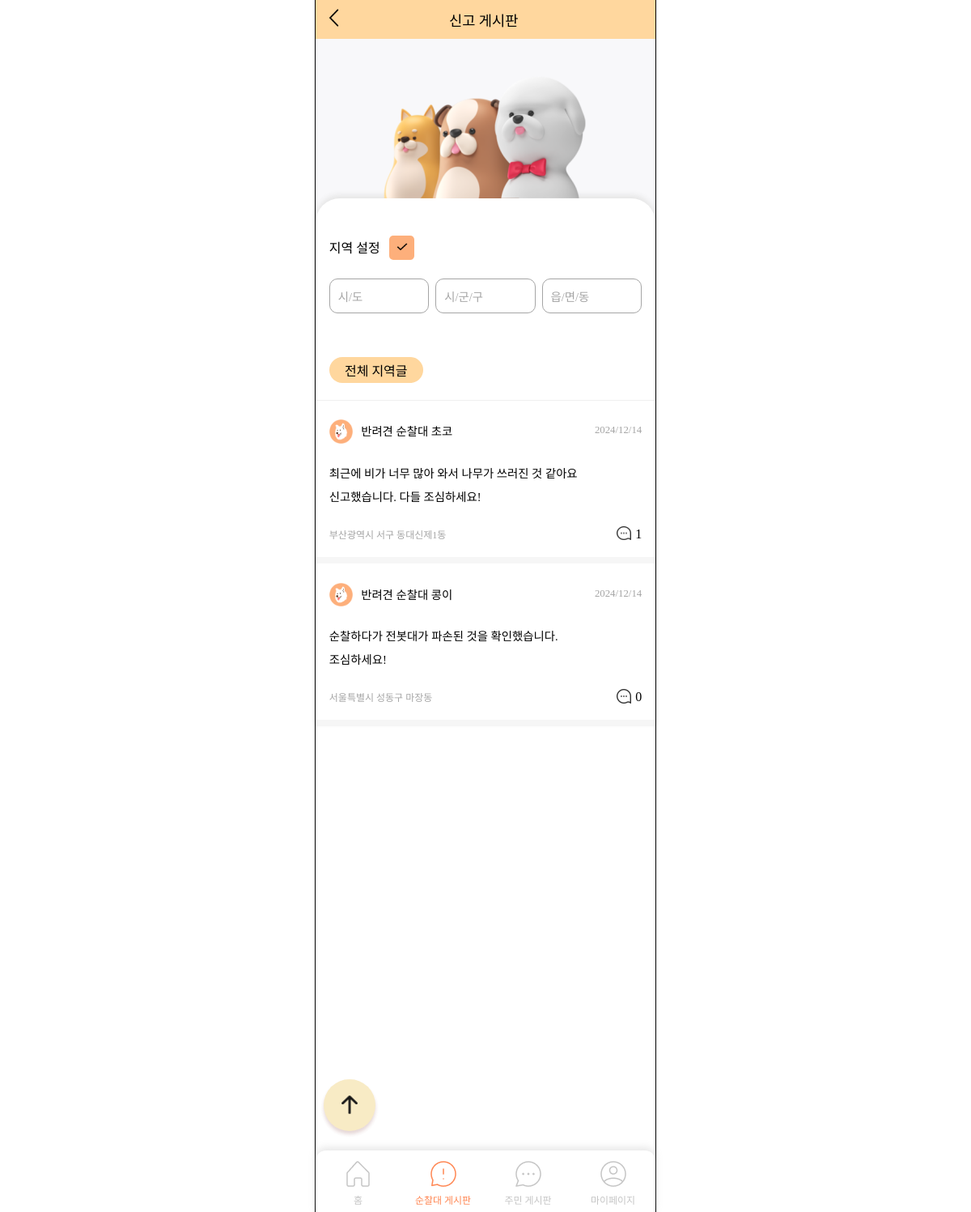
The app's page /boards/petrol-board/ (signed in) with its own data.
### boards/models.py (models this page shows)
class Board(models.Model):
    user = models.ForeignKey(settings.AUTH_USER_MODEL, on_delete=models.CASCADE)
    region_sido = models.CharField(null=False, max_length=30, blank=False)
    region_sigungu = models.CharField(null=False, max_length=30, blank=False)
    region_dong = models.CharField(null=False, max_length=30, blank=False)
    created_at = models.DateTimeField(auto_now_add=True)
    image_path = models.ImageField(upload_to='boards/', null=True, blank=True)
    content = models.TextField(null=False, blank=False)
    board_type = models.ForeignKey(BoardType, on_delete=models.CASCADE, null=False, blank=False)

### accounts/models.py (models this page shows, shortened)
class Member(AbstractBaseUser):
    user_id = models.CharField(primary_key=True, max_length=15, null=False, blank=False, unique=True)
    email = models.EmailField(max_length=100, null=False, blank=False, unique=True)
    nickname = models.CharField(null=False, max_length=8, blank=False)
    region_sido = models.CharField(null=False, max_length=30, blank=False)
    region_sigungu = models.CharField(null=False, max_length=30, blank=False)
    region_dong = models.CharField(null=False, max_length=30, blank=False)
    member_type = models.ForeignKey(MemberType, on_delete=models.CASCADE, null=False, blank=False)
    is_active = models.BooleanField(default=True)
    is_admin = models.BooleanField(default=False)
    objects = UserManager()
    USERNAME_FIELD = 'user_id'
    REQUIRED_FIELDS = ['email', 'nickname', 'region_sido', 'region_sigungu', 'region_dong', 'member_type']
    def __str__(self):
        return self.user_id

class MemberType(models.Model):
    type_name = models.CharField(max_length=10)
    def __str__(self):
        return self.type_name

### boards/views.py (the view)
# urls.py: path('petrol-board/', views.petrol_board, name='petrol_board'),
def petrol_board(request):
    sido = ''
    sigungu = ''
    dong = ''
    if request.method == 'POST':
        sido = request.POST.get('sido')
        sigungu = request.POST.get('sigungu')
        dong = request.POST.get('dong')
        boards = Board.objects.filter(board_type=1).order_by('-created_at')
        boards = [
            board for board in boards
            if board.region_sido.replace(" ", "") == sido.replace(" ", "") and
               board.region_sigungu.replace(" ", "") == sigungu.replace(" ", "") and
               board.region_dong.replace(" ", "") == dong.replace(" ", "")
        ]
    else:
        boards = Board.objects.filter(board_type=1).order_by('-created_at')
    user = Member.objects.get(user_id=request.user)
    comments = Comment.objects.all()
    for board in boards:
        board.comment_count = Comment.objects.filter(board=board).count()
    for board in boards:
        if len(board.content) > 150:
            board.short_content = board.content[:150] + '....'
        else:
            board.short_content = board.content
    context = {
        'boards': boards,
        'user': user,
        'comments': comments,
        'sido': sido,
        'sigungu': sigungu,
        'dong': dong,
    }
    return render(request, 'boards/petrol_board_main.html', context)

### templates/boards/petrol_board_main.html (shortened to what this page needs)
<!DOCTYPE html>
{% load static %}
<html lang="ko">
<head>
    <link rel="stylesheet" href="{% static 'css/petrol_board_main.css' %}">
    <link rel="stylesheet" href="{% static 'css/menubar.css' %}">
    <link rel="stylesheet" as="style" crossorigin href="https://cdn.jsdelivr.net/gh/ungveloper/web-fonts/SCoreDream/font-face.css" />
    <link rel="stylesheet" as="style" crossorigin href="https://cdn.jsdelivr.net/gh/ungveloper/web-fonts/SCoreDream/font-family.css" />
</head>
<body>
    <div class="container-content">
        <div class="contents">
            <div class="test">
                <div class="top-block">
                    <div>
                        <a href="{% url 'home' %}"><img src="{% static 'image/back.png' %}" alt=""></a>
                    </div>
                    <div class="title">신고 게시판</div>
                </div>
                <div class="img-block">
                    <img src="{% static 'image/petrol-board.png' %}" alt="">
                </div>
                <div class="board-block">
                    <form class="region-block" action="{% url 'boards:petrol_board' %}" method="post">
                        <div class="block-title">
                            지역 설정
                            <button type="submit" class="check-btn"><img src="{% static 'image/check.png' %}" alt=""></button>
                        </div>
                        <div class="region">
                            <div class="custom-select" id="sido-select">
                                <div class="select-selected">{{ sido|default:'시/도' }}</div>
                            </div>
                            <div class="custom-select" id="sigugun-select">
                                <div class="select-selected">{{ sigungu|default:'시/군/구' }}</div>
                            </div>
                            <div class="custom-select" id="dong-select">
                                <div class="select-selected">{{ dong|default:'읍/면/동' }}</div>
                            </div>
                        </div>
                        <a href="{% url 'boards:petrol_board' %}" class="all-link">
                            <div class="all-board">전체 지역글</div>
                        </a>
                    </form>
                    {% for board in boards %}
                        <div class="post-block">
                            <a href="{% url 'boards:petrol_board_detail' board.id %}?page=board">
                                <div class="post-header">
                                    <div class="user-profile">
                                        <div class="user-img"><img src="{% static 'image/petrol_profile.png' %}" alt=""></div>
                                        <div class="user-name">{{ board.user.member_type }} <span class="text-strong">{{ board.user.nickname }}</span></div>
                                    </div>
                                    <div class="post-date">{{ board.created_at|date:"Y/m/d"  }}</div>
                                </div>
                                <div class="post-content">
                                    {{ board.short_content|linebreaks }}
                                </div>
                                <div class="post-footer">
                                    <div class="post-region">{{ board.region_sido }} {{ board.region_sigungu }} {{ board.region_dong }}</div>
                                    <div class="comment">
                                        <div class="comment-img">
                                            <img src="{% static 'image/speech-bubble.png' %}" alt="">
                                        </div>
                                        <div>
                                            {{ board.comment_count }}
                                        </div>
                                    </div>
                                </div>
                            </a>
                        </div>
                        <div class="gap-block"></div>
                    {% endfor %}
                </div>
                <a href="#">
                    <button type="button" class="up-btn">
                        <img src="{% static 'image/up.png' %}" alt="">
                    </button>
                </a>
            </div>
            {% include 'menubar-petrol.html' %}
        </div>
    </div>
</body>
</html>

### static/css/petrol_board_main.css (style rules this page uses)
body { padding: 0; margin: 0; height: 100%; }
.container-content { font-family: 'SCoreDream'; font-weight: 400; outline: 1px solid black; width: 420px; height: 100%; margin: 0 auto; display: flex; flex-direction: column; padding-bottom: 600px; z-index: 0; position: relative; }
.contents { width: 100%; display: flex; flex-direction: column; background-color: #F8F8FA; height: 100%; }
.top-block { height: 3rem; background-color: #FFD79E; display: flex; flex-direction: row; justify-content: left; align-items: center; flex-shrink: 0; }
.top-block img { width: 1.7rem; margin-left: 1rem; }
.title { font-weight: 500; font-size: 1.1rem; margin-left: 29%; }
.test { height: 100%; }
.img-block { padding-top: 10%; background-color: #F8F8FA; }
.img-block > img { width: 65%; display: block; margin: 0 auto; }
.board-block { height: 100%; background-color: white; border-radius: 30px 30px 0 0; padding-top: 7%; box-shadow: 0px -4px 7px #E5E5E5; }
.region-block { border-bottom: 1px solid #EFEFEF; padding: 4% 4% 5% 4%; }
.block-title { margin-bottom: 6%; }
.region { display: flex; flex-direction: row; justify-content: space-between; }
.custom-select { position: relative; margin-bottom: 15px; width: 32%; }
.select-selected { padding: 10px; border: 1px solid #A5A5A5; cursor: pointer; border-radius: 10px; color: #a5a5a5; font-size: 0.9rem; }
.check-btn { width: 8%; margin-left: 2%; background-color: #FDAF7B; border: none; border-radius: 5px; padding: 1.5% 2%; cursor: pointer; }
.check-btn > img { width: 100%; }
.all-board { margin-top: 10%; background-color: #FFD79E; text-align: center; align-content: center; width: 30%; height: 2rem; border-radius: 25px; }
.all-link { color: black; text-decoration: none; }
.post-block { padding: 4%; }
.post-block a { text-decoration: none; color: black; }
.post-header { display: flex; flex-direction: row; justify-content: space-between; align-items: center; margin-bottom: 5%; }
.user-profile { display: flex; flex-direction: row; align-items: center; }
.user-img { width: 9%; margin: 2% 3% 0 0; }
.user-profile img { width: 100%; }
.post-date { font-size: 0.8rem; color: #A5A5A5; }
.user-name { font-size: 0.9rem; }
.text-strong { font-weight: 500; }
.post-content { word-break: break-all; line-height: 1.8rem; margin-bottom: 5%; font-size: 0.9rem; }
.post-footer { display: flex; flex-direction: row; justify-content: space-between; align-items: center; }
.comment { display: flex; flex-direction: row; justify-content: right; align-items: center; }
.comment-img { width: 22%; margin-right: 7%; }
.comment-img img { width: 100%; margin-top: 10%; opacity: 0.8; }
.post-region { color: #A5A5A5; font-size: 0.75rem; }
.gap-block { background-color: #F6F6F6; height: 8px; }
.up-btn { opacity: 0.9; background-color: #f8e9bf; border: none; width: 4rem; height: 4rem; border-radius: 50%; text-align: center; line-height: 2rem; position: fixed; bottom: 0; margin-bottom: 100px; margin-left: 10px; box-shadow: 0px 4px 4px 0px rgba(142, 78, 78, 0.25); z-index: 1; cursor: pointer; }
.up-btn > img { margin-top: 20%; width: 30px; height: 29px; }

### records on screen
Board: user.member_type "반려견 순찰대", user.nickname "초코", created_at "2024/12/14", short_content "최근에 비가 너무 많아 와서 나무가 쓰러진 것 같아요 신고했습니다. 다들 조심하세요!", region_sido "부산광역시", region_sigungu "서구", region_dong "동대신제1동", comment_count "1"
Board: user.member_type "반려견 순찰대", user.nickname "콩이", created_at "2024/12/14", short_content "순찰하다가 전봇대가 파손된 것을 확인했습니다. 조심하세요!", region_sido "서울특별시", region_sigungu "성동구", region_dong "마장동", comment_count "0"

### other values on screen
{{ sido|default:'시/도' }} "시/도"
{{ sigungu|default:'시/군/구' }} "시/군/구"
{{ dong|default:'읍/면/동' }} "읍/면/동"
